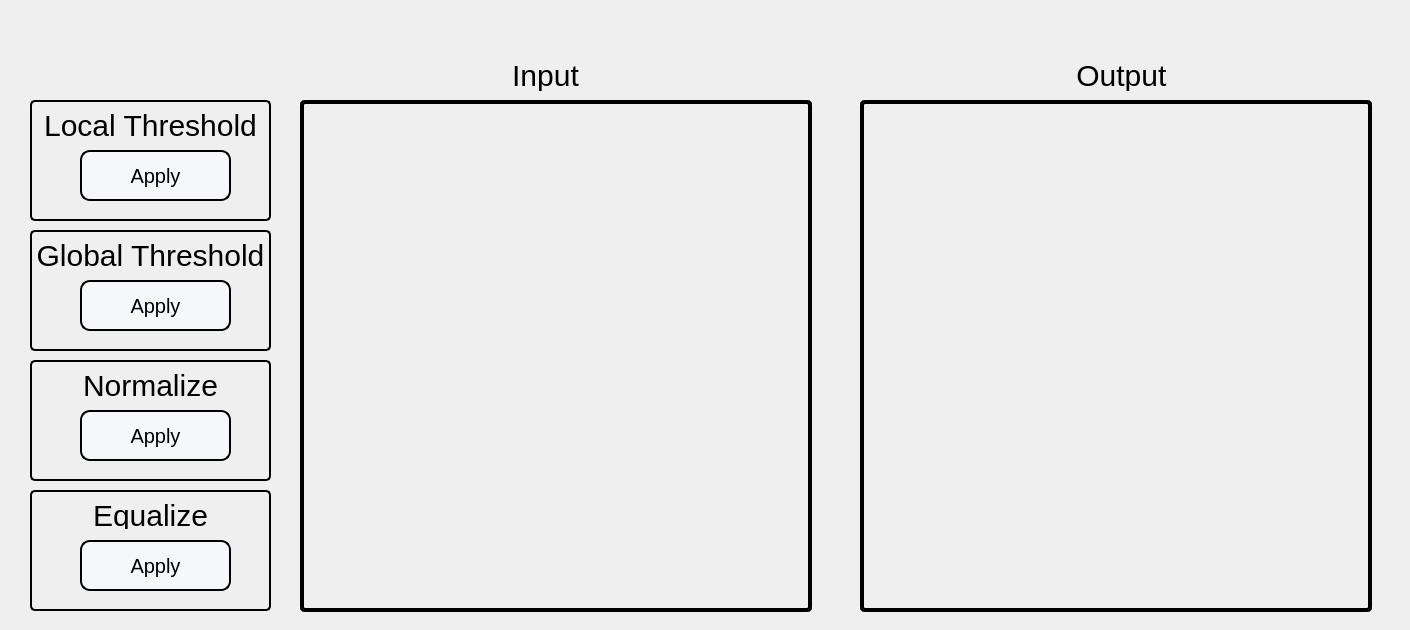
    <widget class="QWidget" name="ThresholdTab">
     <property name="enabled">
      <bool>true</bool>
     </property>
     <attribute name="icon">
      <iconset>
       <normaloff>:/Icons/Threshold.jpg</normaloff>:/Icons/Threshold.jpg</iconset>
     </attribute>
     <attribute name="title">
      <string>Threshold</string>
     </attribute>
     <widget class="QFrame" name="ImagesFrame_3">
      <property name="geometry">
       <rect>
        <x>280</x>
        <y>50</y>
        <width>1121</width>
        <height>571</height>
       </rect>
      </property>
      <property name="styleSheet">
       <string notr="true">background-color: transparent;
border-radius:5px;</string>
      </property>
      <property name="frameShape">
       <enum>QFrame::StyledPanel</enum>
      </property>
      <property name="frameShadow">
       <enum>QFrame::Raised</enum>
      </property>
      <widget class="QLabel" name="outputImageLabel_3">
       <property name="geometry">
        <rect>
         <x>750</x>
         <y>10</y>
         <width>191</width>
         <height>31</height>
        </rect>
       </property>
       <property name="styleSheet">
        <string notr="true">font-family: Impact, Haettenschweiler, 'Arial Narrow Bold', sans-serif;
font-size: 30px;
color: black;
background-color:transparent;</string>
       </property>
       <property name="text">
        <string>Output </string>
       </property>
       <property name="alignment">
        <set>Qt::AlignCenter</set>
       </property>
      </widget>
      <widget class="QLabel" name="inputImageLabel_3">
       <property name="geometry">
        <rect>
         <x>170</x>
         <y>10</y>
         <width>191</width>
         <height>31</height>
        </rect>
       </property>
       <property name="styleSheet">
        <string notr="true">font-family: Impact, Haettenschweiler, 'Arial Narrow Bold', sans-serif;
font-size: 30px;
color: black;
background-color:transparent;</string>
       </property>
       <property name="text">
        <string>Input</string>
       </property>
       <property name="alignment">
        <set>Qt::AlignCenter</set>
       </property>
      </widget>
      <widget class="QLabel" name="Threshold_inputImage">
       <property name="geometry">
        <rect>
         <x>20</x>
         <y>50</y>
         <width>512</width>
         <height>512</height>
        </rect>
       </property>
       <property name="styleSheet">
        <string notr="true">border: 4px solid black;
</string>
       </property>
       <property name="text">
        <string/>
       </property>
       <property name="scaledContents">
        <bool>true</bool>
       </property>
       <property name="alignment">
        <set>Qt::AlignCenter</set>
       </property>
      </widget>
      <widget class="QLabel" name="Threshold_outputImage">
       <property name="geometry">
        <rect>
         <x>580</x>
         <y>50</y>
         <width>512</width>
         <height>512</height>
        </rect>
       </property>
       <property name="styleSheet">
        <string notr="true">border: 4px solid black;
</string>
       </property>
       <property name="text">
        <string/>
       </property>
       <property name="scaledContents">
        <bool>true</bool>
       </property>
       <property name="alignment">
        <set>Qt::AlignCenter</set>
       </property>
      </widget>
     </widget>
     <widget class="QWidget" name="LocalThershold" native="true">
      <property name="geometry">
       <rect>
        <x>30</x>
        <y>100</y>
        <width>241</width>
        <height>121</height>
       </rect>
      </property>
      <property name="styleSheet">
       <string notr="true">border: 2px solid;
border-radius: 5px;</string>
      </property>
      <widget class="QPushButton" name="LocalThresholdButton">
       <property name="geometry">
        <rect>
         <x>50</x>
         <y>50</y>
         <width>151</width>
         <height>51</height>
        </rect>
       </property>
       <property name="styleSheet">
        <string notr="true">QPushButton{
border-style: solid;
border-width: 2px;
border-radius: 10px;
font-family: Impact, Haettenschweiler, 'Arial Narrow Bold', sans-serif;
font-size: 20px;
color: black;
background-color: rgb(246, 247, 250);
}

QPushButton:hover:!pressed{
	background-color: qlineargradient(x1: 0.5, y1: 1, x2: 0.5, y2: 1, stop: 0 #dadbde, stop: 1 #f6f7fa);
}</string>
       </property>
       <property name="text">
        <string>Apply</string>
       </property>
      </widget>
      <widget class="QLabel" name="LocalLabel">
       <property name="geometry">
        <rect>
         <x>0</x>
         <y>10</y>
         <width>241</width>
         <height>31</height>
        </rect>
       </property>
       <property name="styleSheet">
        <string notr="true">font-family: Impact, Haettenschweiler, 'Arial Narrow Bold', sans-serif;
font-size: 30px;
color: black;
background-color:transparent;
border-color: transparent</string>
       </property>
       <property name="text">
        <string>Local Threshold</string>
       </property>
       <property name="alignment">
        <set>Qt::AlignCenter</set>
       </property>
      </widget>
     </widget>
     <widget class="QWidget" name="GlobalThreshold" native="true">
      <property name="geometry">
       <rect>
        <x>30</x>
        <y>230</y>
        <width>241</width>
        <height>121</height>
       </rect>
      </property>
      <property name="styleSheet">
       <string notr="true">border: 2px solid;
border-radius: 5px;</string>
      </property>
      <widget class="QPushButton" name="GlobalThresholdButton">
       <property name="geometry">
        <rect>
         <x>50</x>
         <y>50</y>
         <width>151</width>
         <height>51</height>
        </rect>
       </property>
       <property name="styleSheet">
        <string notr="true">QPushButton{
border-style: solid;
border-width: 2px;
border-radius: 10px;
font-family: Impact, Haettenschweiler, 'Arial Narrow Bold', sans-serif;
font-size: 20px;
color: black;
background-color: rgb(246, 247, 250);
}

QPushButton:hover:!pressed{
	background-color: qlineargradient(x1: 0.5, y1: 1, x2: 0.5, y2: 1, stop: 0 #dadbde, stop: 1 #f6f7fa);
}</string>
       </property>
       <property name="text">
        <string>Apply</string>
       </property>
      </widget>
      <widget class="QLabel" name="GlobalLabel">
       <property name="geometry">
        <rect>
         <x>0</x>
         <y>10</y>
         <width>241</width>
         <height>31</height>
        </rect>
       </property>
       <property name="styleSheet">
        <string notr="true">font-family: Impact, Haettenschweiler, 'Arial Narrow Bold', sans-serif;
font-size: 30px;
color: black;
background-color:transparent;
border-color: transparent</string>
       </property>
       <property name="text">
        <string>Global Threshold</string>
       </property>
       <property name="alignment">
        <set>Qt::AlignCenter</set>
       </property>
      </widget>
     </widget>
     <widget class="QWidget" name="Normalize" native="true">
      <property name="geometry">
       <rect>
        <x>30</x>
        <y>360</y>
        <width>241</width>
        <height>121</height>
       </rect>
      </property>
      <property name="styleSheet">
       <string notr="true">border: 2px solid;
border-radius: 5px;</string>
      </property>
      <widget class="QPushButton" name="NormalizeButton">
       <property name="geometry">
        <rect>
         <x>50</x>
         <y>50</y>
         <width>151</width>
         <height>51</height>
        </rect>
       </property>
       <property name="styleSheet">
        <string notr="true">QPushButton{
border-style: solid;
border-width: 2px;
border-radius: 10px;
font-family: Impact, Haettenschweiler, 'Arial Narrow Bold', sans-serif;
font-size: 20px;
color: black;
background-color: rgb(246, 247, 250);
}

QPushButton:hover:!pressed{
	background-color: qlineargradient(x1: 0.5, y1: 1, x2: 0.5, y2: 1, stop: 0 #dadbde, stop: 1 #f6f7fa);
}</string>
       </property>
       <property name="text">
        <string>Apply</string>
       </property>
      </widget>
      <widget class="QLabel" name="NormalizeLabel">
       <property name="geometry">
        <rect>
         <x>0</x>
         <y>10</y>
         <width>241</width>
         <height>31</height>
        </rect>
       </property>
       <property name="styleSheet">
        <string notr="true">font-family: Impact, Haettenschweiler, 'Arial Narrow Bold', sans-serif;
font-size: 30px;
color: black;
background-color:transparent;
border-color: transparent</string>
       </property>
       <property name="text">
        <string>Normalize</string>
       </property>
       <property name="alignment">
        <set>Qt::AlignCenter</set>
       </property>
      </widget>
     </widget>
     <widget class="QWidget" name="Equalize" native="true">
      <property name="geometry">
       <rect>
        <x>30</x>
        <y>490</y>
        <width>241</width>
        <height>121</height>
       </rect>
      </property>
      <property name="styleSheet">
       <string notr="true">border: 2px solid;
border-radius: 5px;</string>
      </property>
      <widget class="QPushButton" name="EqualizeButton">
       <property name="geometry">
        <rect>
         <x>50</x>
         <y>50</y>
         <width>151</width>
         <height>51</height>
        </rect>
       </property>
       <property name="styleSheet">
        <string notr="true">QPushButton{
border-style: solid;
border-width: 2px;
border-radius: 10px;
font-family: Impact, Haettenschweiler, 'Arial Narrow Bold', sans-serif;
font-size: 20px;
color: black;
background-color: rgb(246, 247, 250);
}

QPushButton:hover:!pressed{
	background-color: qlineargradient(x1: 0.5, y1: 1, x2: 0.5, y2: 1, stop: 0 #dadbde, stop: 1 #f6f7fa);
}</string>
       </property>
       <property name="text">
        <string>Apply</string>
       </property>
      </widget>
      <widget class="QLabel" name="EqualizeLabel">
       <property name="geometry">
        <rect>
         <x>0</x>
         <y>10</y>
         <width>241</width>
         <height>31</height>
        </rect>
       </property>
       <property name="styleSheet">
        <string notr="true">font-family: Impact, Haettenschweiler, 'Arial Narrow Bold', sans-serif;
font-size: 30px;
color: black;
background-color:transparent;
border-color: transparent</string>
       </property>
       <property name="text">
        <string>Equalize</string>
       </property>
       <property name="alignment">
        <set>Qt::AlignCenter</set>
       </property>
      </widget>
     </widget>
    </widget>
